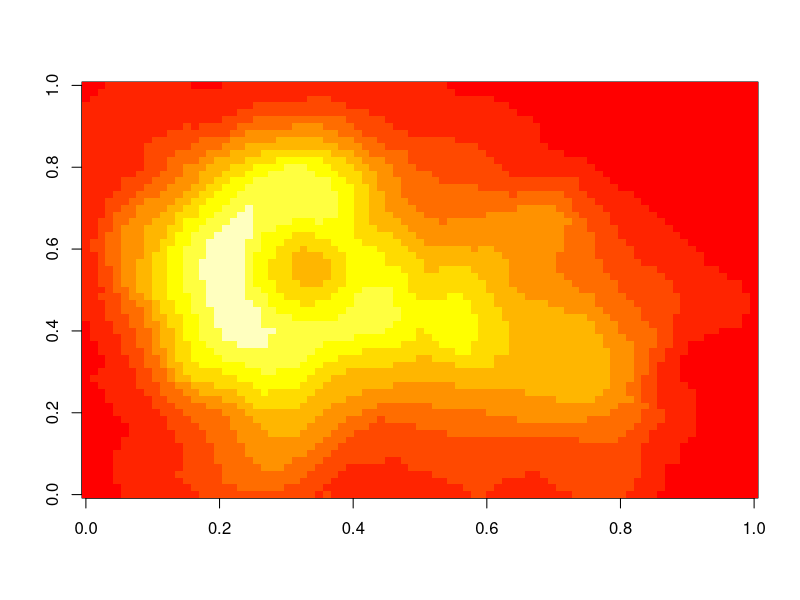
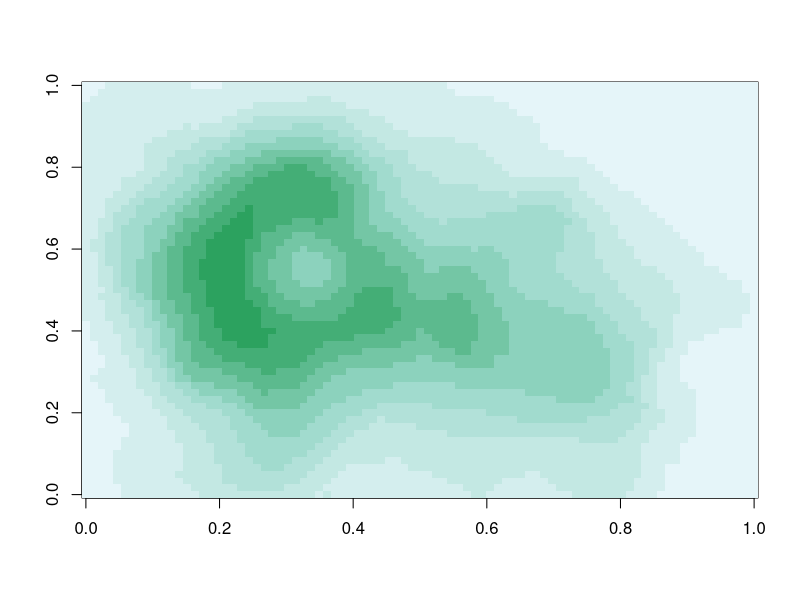
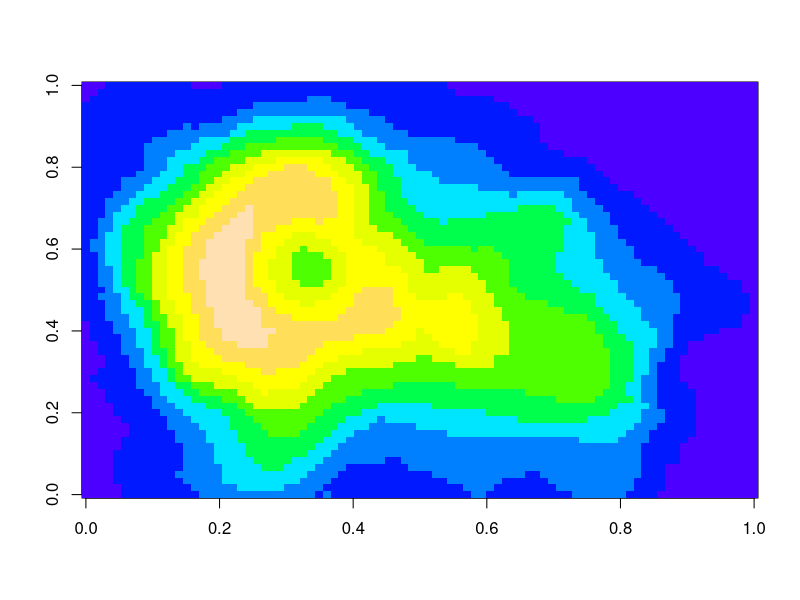
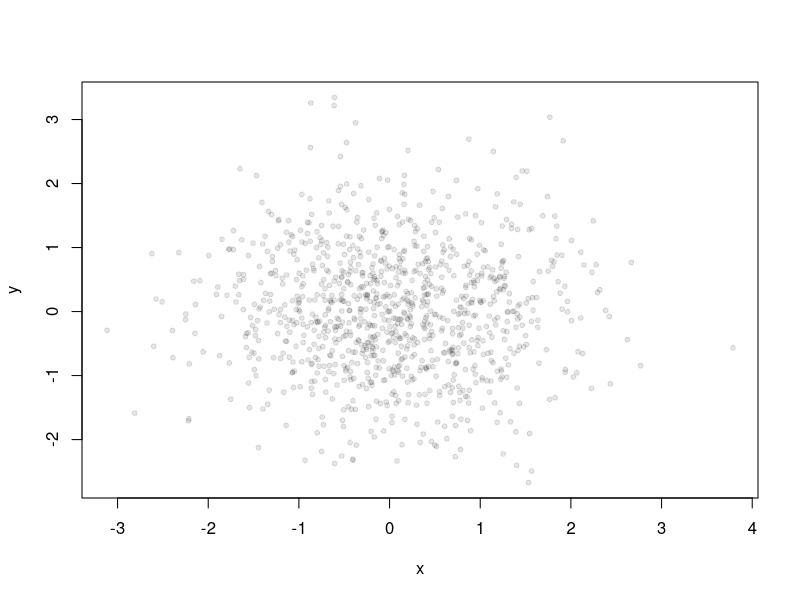
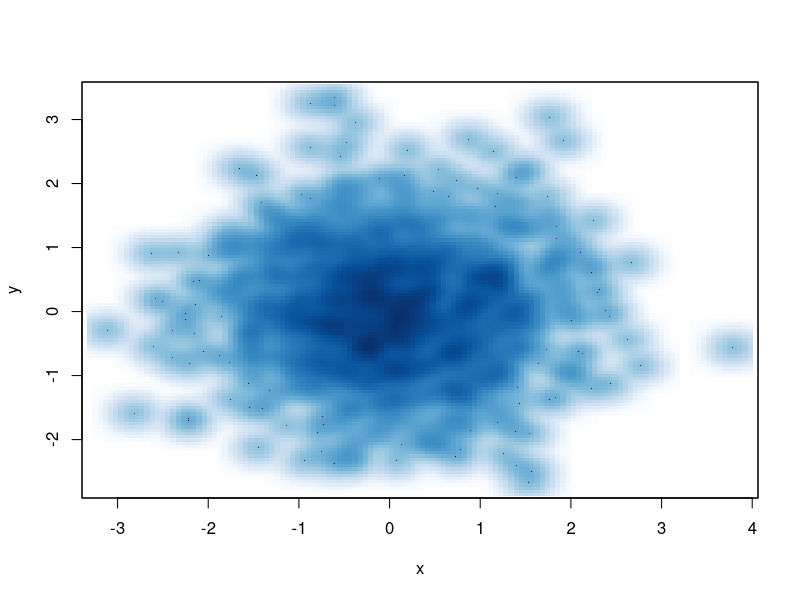

Generate these figures, in order, with R:
pal <- colorRamp(c("yellow", "green"))
pal(1)
pal(0)
pal(seq(0,1, length = 10))

pal <- colorRampPalette(c("yellow", "green"))
library(RColorBrewer)
cols <- brewer.pal(3,"BuGn")
pal <- colorRampPalette(cols)
image(volcano, col = heat.colors(10))
image(volcano, col = pal(10))
image(volcano, col = topo.colors(10))
#smooth scatter
x <-rnorm(1000)
y <-rnorm(1000)
plot(x,y, col = rgb(0,0,0,0.1), pch = 20)
smoothScatter(x,y)